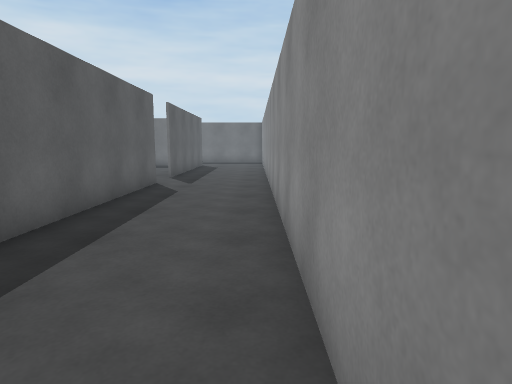
View 1 (above)

19 first-person views from a walk through a scene from a Unity 3-D project. The camera is 1.3 m above the floor, tilts 8° down and sees 75° across. The floor is counted in squares, 1 m on a side. Each view is taken from the middle of a square. On the plan, view 1 faces up. The plan holds only what a view shows up to about 14 squares ahead; the rest is blank. The player character is not drawn.

View 2
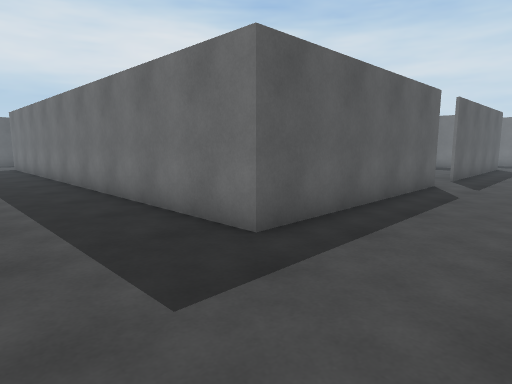

View 3
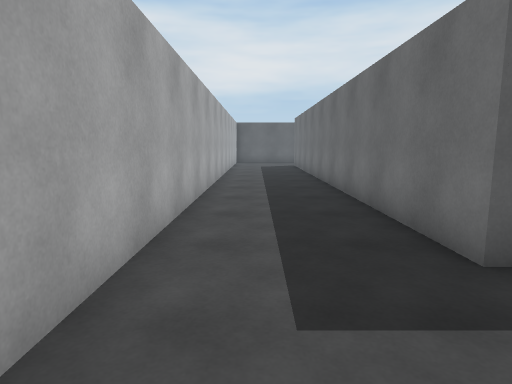

View 4
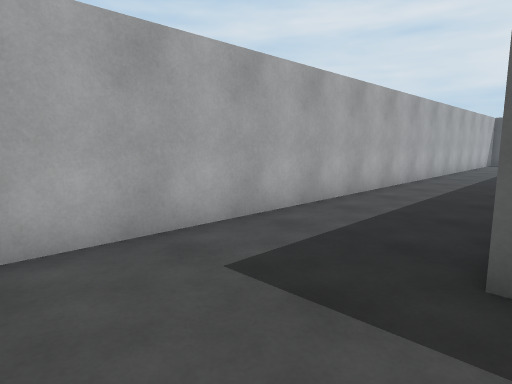

View 5
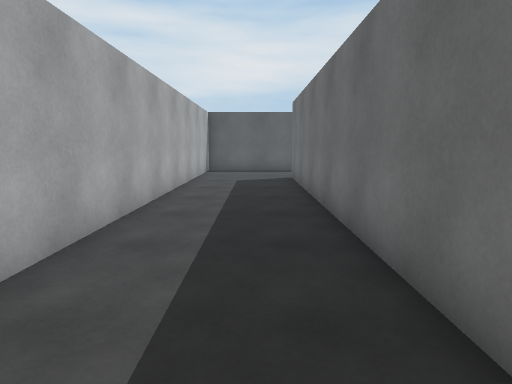

View 6
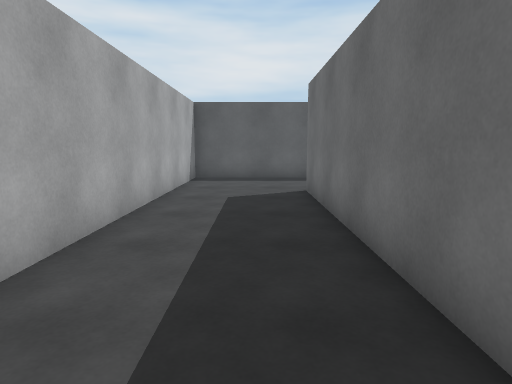

View 7
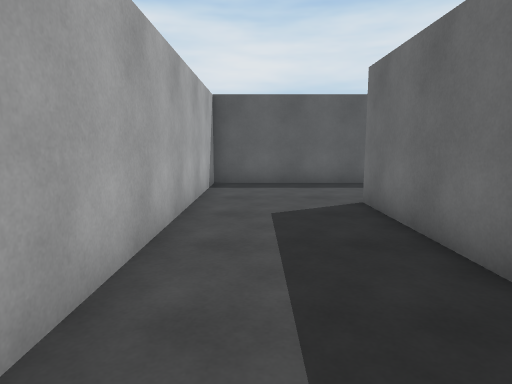

View 8
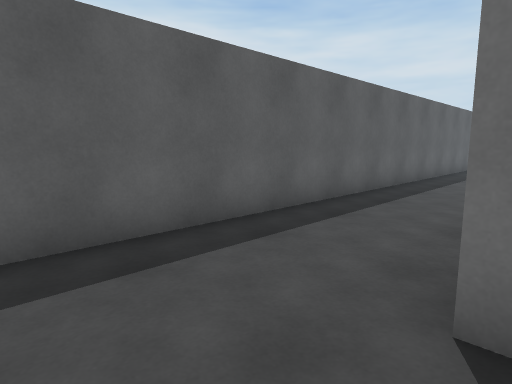

View 9
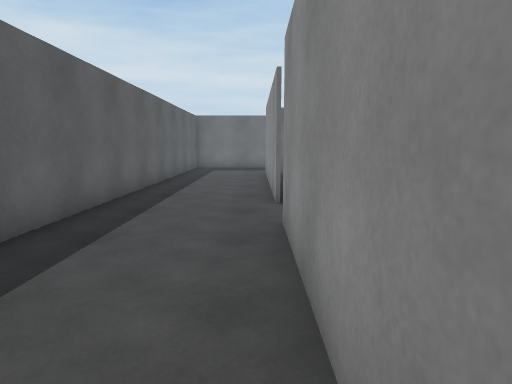

View 10
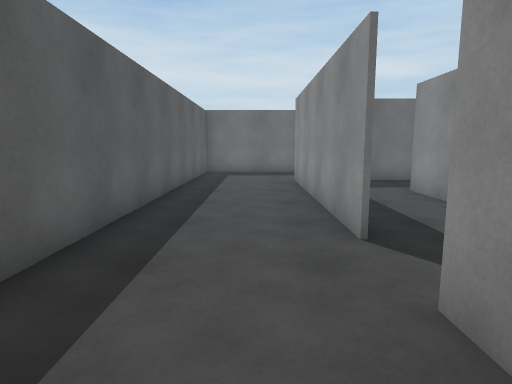

View 11
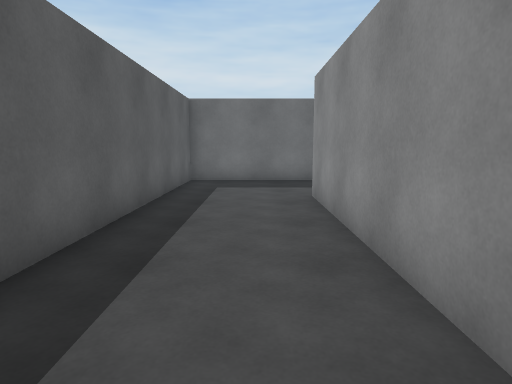

View 12
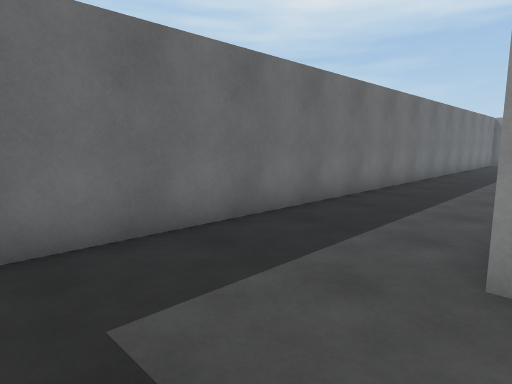

View 13
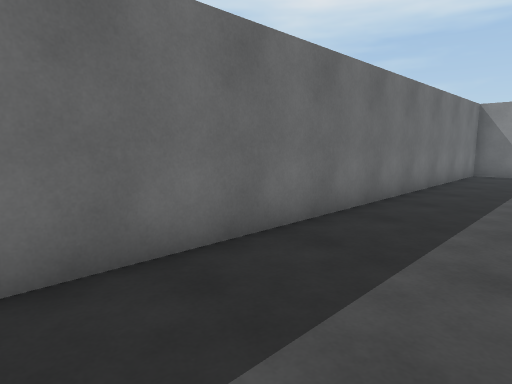

View 14
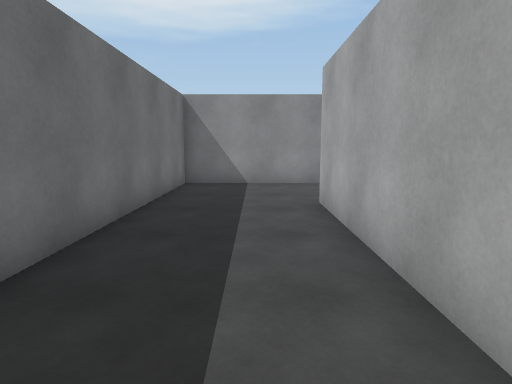

View 15
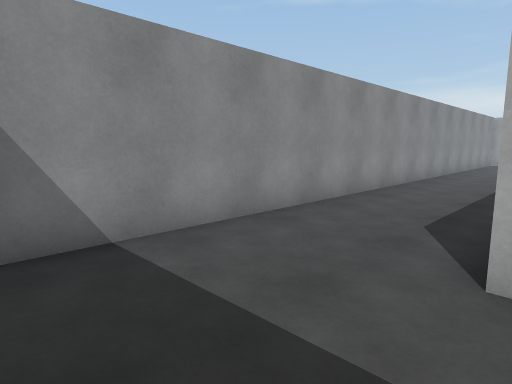

View 16
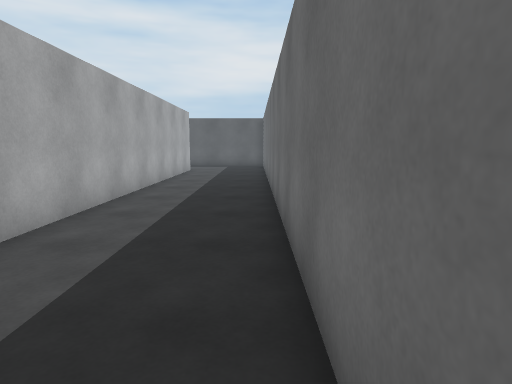

View 17
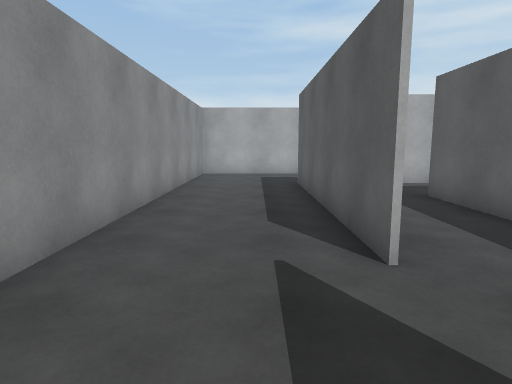

View 18
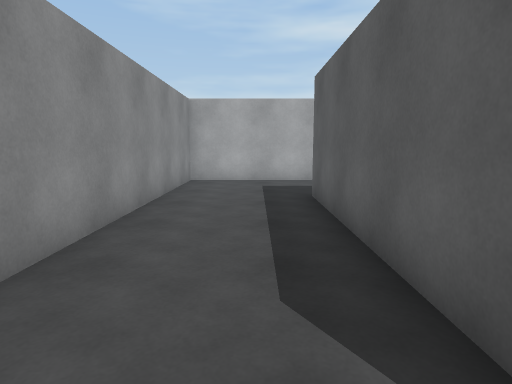

View 19
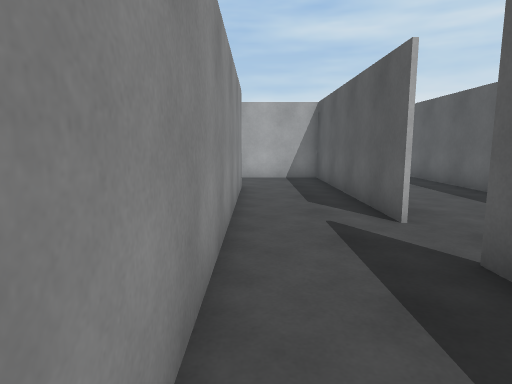

### Floor plan
Points are (right, up) in squares from view 1. A wall is a line through its corners. A room is listed if a view was taken in it or the views show most of it. See-through windows are left out.
Room 1 (views 1, 2, 3, 4, 5, 6, 7, 8, 9, 10, 11, 12, 13, 14, 15, 16, 17, 18)
walls: (-18.1, 21.5) (-3.4, 21.5); (-3.4, 16.6) (-3.4, 13.5); (-21.5, 13.5) (-21.5, 21.6); (-25.4, 25.4) (-25.4, -0.4) (0.4, -0.4) (0.4, 25.4) (-25.4, 25.4); (-3.4, 11.6) (-3.4, 3.5) (-21.6, 3.5); (-21.5, 6.5) (-21.5, 11.5)
ways out: opening at (-21, 12.5) to room 2; opening at (-3, 12.5) to room 2
Room 2 (view 19)
walls: (-17.1, 21.4) (-18.8, 21.4); (-6.5, 9.4) (-6.5, 6.4); (-21.5, 14) (-21.5, 13.5); (-21.5, 11.5) (-21.5, 3.6) (-18.4, 3.6); (-18.6, 6.6) (-18.6, 18.6); (-8, 3.6) (-7, 3.6)
ways out: opening at (-21, 12.5) to room 1; opening at (-3, 12.5) to room 1

Where each view was taken, in squares from view 1:
view 1: 0 up, 0 right, facing up
view 2: 0 up, 0 right, facing up-left
view 3: 1 up, 0 right, facing left
view 4: 4 up, 0 right, facing down-left
view 5: 2 up, 8 left, facing left
view 6: 2 up, 12 left, facing left
view 7: 1 up, 14 left, facing left
view 8: 1 up, 21 left, facing up-left
view 9: 6 up, 22 left, facing up
view 10: 9 up, 23 left, facing up
view 11: 13 up, 23 left, facing up
view 12: 21 up, 25 left, facing up-right
view 13: 22 up, 16 left, facing up-right
view 14: 23 up, 11 left, facing right
view 15: 25 up, 4 left, facing down-right
view 16: 25 up, 4 left, facing left
view 17: 15 up, 2 left, facing down
view 18: 12 up, 2 left, facing down
view 19: 17 up, 19 left, facing down
